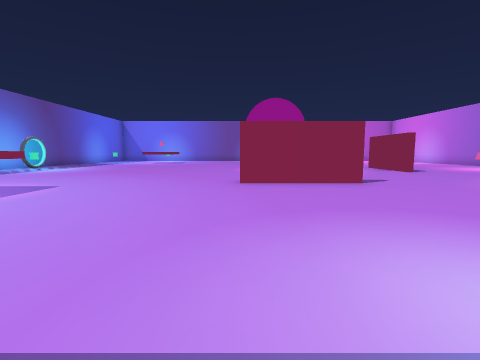
[1] (above)

21 first-person views from a walk through a level from a Godot 3-D game. The camera is 1.5 m above the floor, tilts 6° down and sees 85° across. The floor is counted in squares, 2 m on a side. Each view is taken from the middle of a square. On the plan, view 1 faces up. The plan holds only what a view shows up to about 9 squares ahead; the rest is blank.

[2]
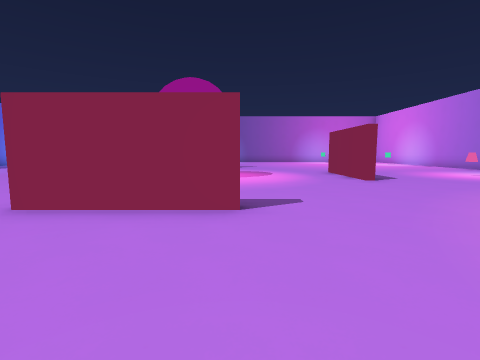

[3]
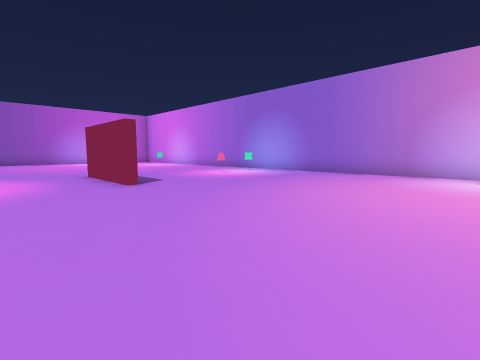

[4]
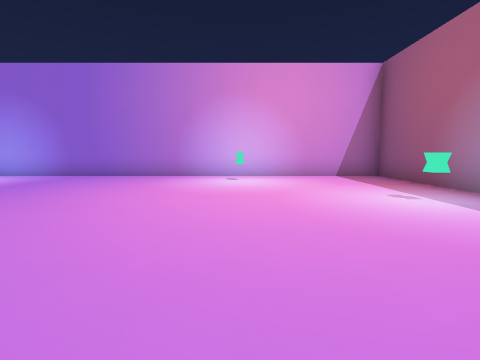

[5]
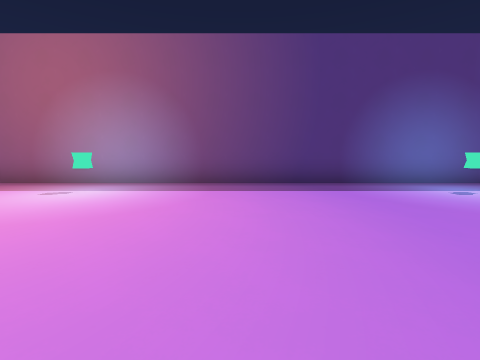

[6]
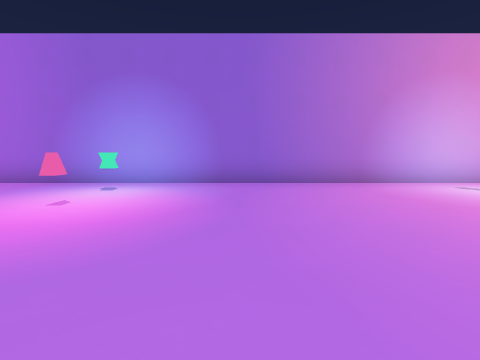

[7]
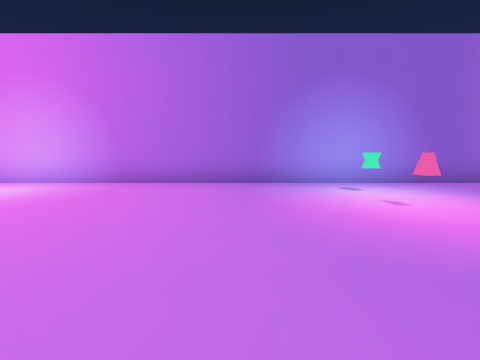

[8]
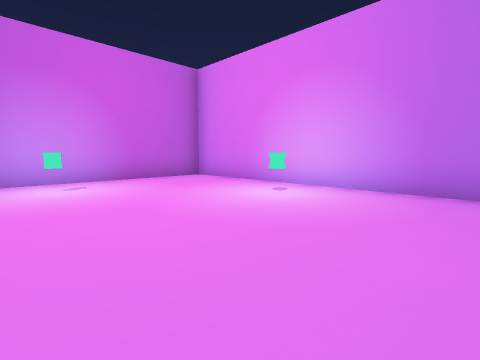

[9]
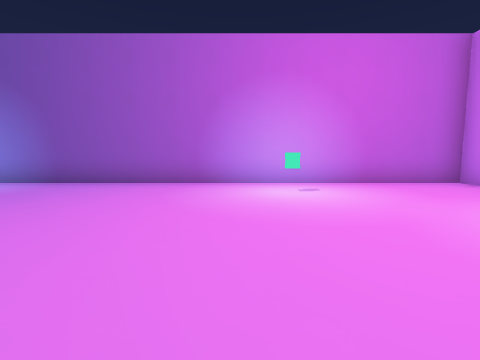

[10]
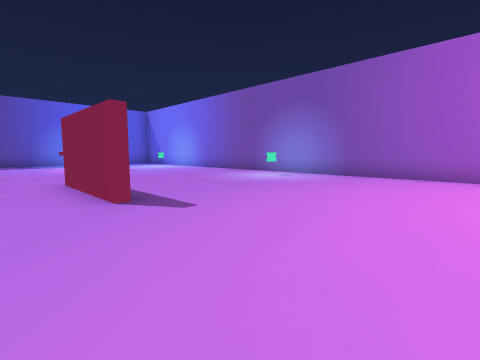

[11]
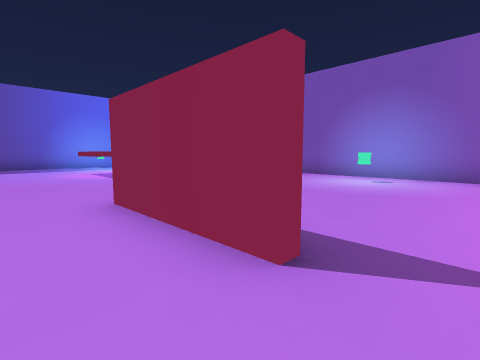

[12]
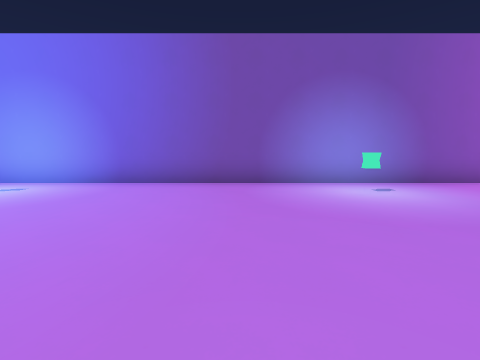

[13]
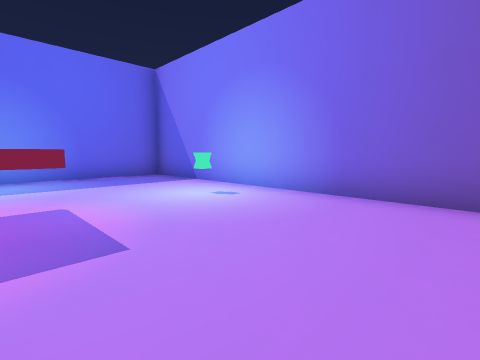

[14]
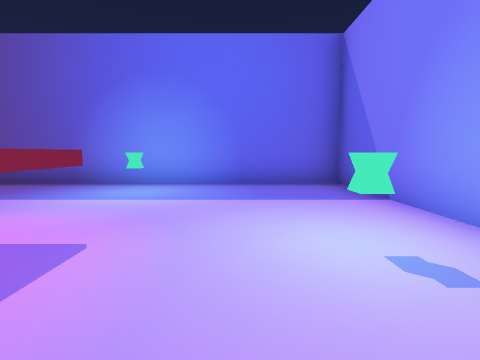

[15]
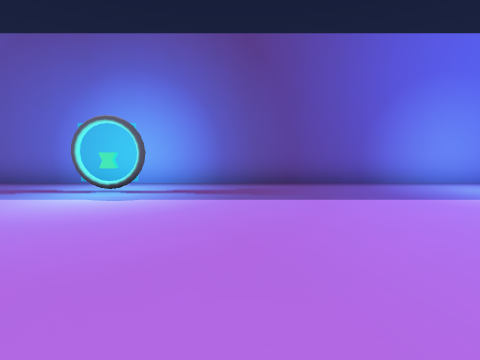

[16]
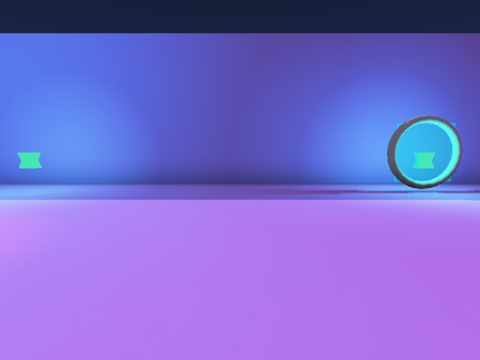

[17]
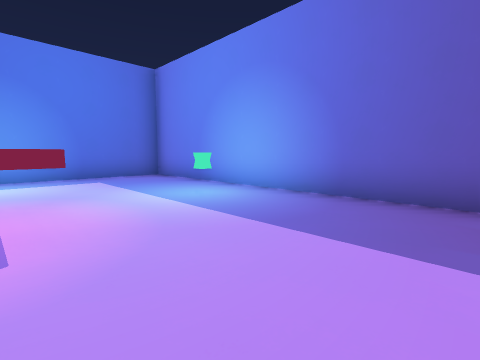

[18]
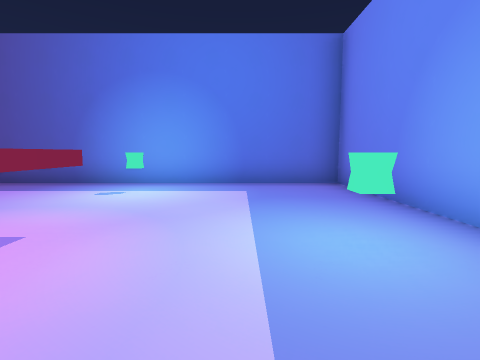

[19]
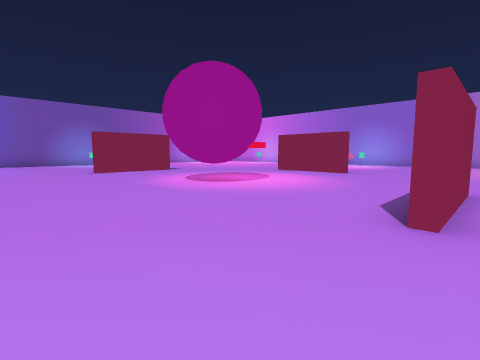

[20]
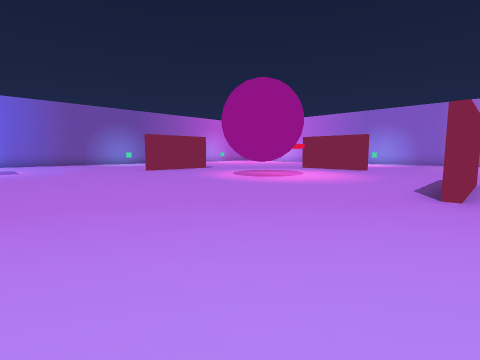

[21]
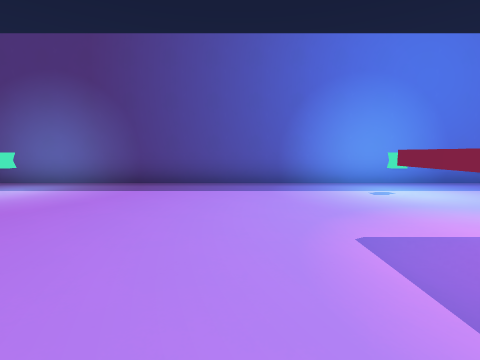

### Floor plan
Points are (right, up) in squares from view 1. A wall is a line through its corners. A room is listed if a view was taken in it or the views show most of it. See-through windows are left out.
Room 1 (views 1, 2, 3, 4, 5, 6, 7, 8, 9, 10, 11, 12, 13, 14, 15, 16, 17, 18, 19, 20, 21)
walls: (6.4, 9.9) (6.4, 13); (3, 6.4) (0, 6.4); (3.1, 16.4) (0, 16.4); (-4.5, 5.5) (-4.5, 3.5); (-6.6, 5.5) (-6, 5.5); (-4.5, 19.6) (-4.5, 17.5) (-6.2, 17.5); (-6.5, 3.5) (-6.5, 4.4); (-6.5, 19.5) (-5.6, 19.5); (13.4, -0.4) (13.4, 23.4) (-10.4, 23.4) (-10.4, -0.4) (13.4, -0.4)
objects: other object (-9, 4); other object (-9, 11) to (-9, 12); other object (-9, 19); other object (-6, 1); other object (-6, 22); other object (1, 1); other object (1, 22); other object (9, 1); other object (9, 22); other object (11, 12); other object (12, 4); other object (12, 12); other object (12, 19)

Positions as (right, up) in squares from view 1, and headings:
1: (0, 0), facing up
2: (3, 3), facing up
3: (4, 4), facing up-right
4: (5, 4), facing right
5: (6, 6), facing down
6: (7, 9), facing right
7: (7, 14), facing right
8: (8, 16), facing up-right
9: (8, 17), facing up
10: (7, 15), facing up-left
11: (4, 15), facing up-left
12: (-1, 17), facing up
13: (-2, 19), facing up-left
14: (-4, 21), facing left
15: (-4, 14), facing left
16: (-4, 8), facing left
17: (-6, 8), facing down-left
18: (-8, 6), facing down
19: (-3, 6), facing up-right
20: (-5, 6), facing up-right
21: (-3, 6), facing down
